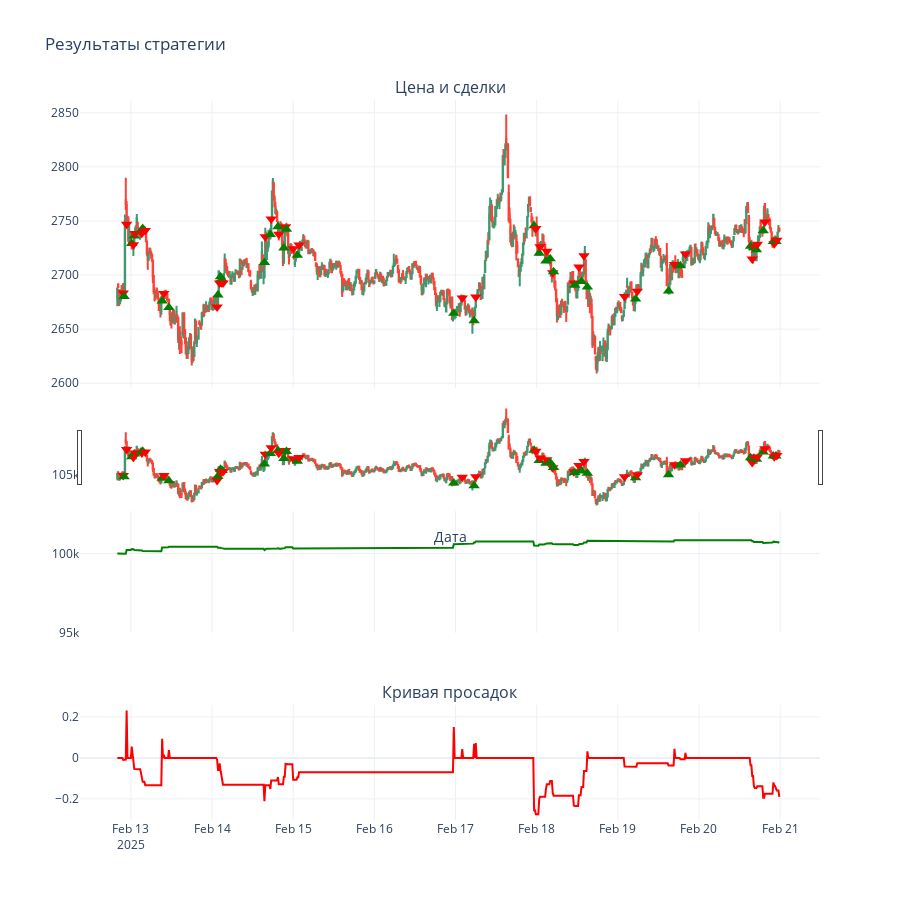

The cell this chart's notebook holds for it:
### Code cell
bt = StrategyTester(trade_final_pred, initial_balance=100000, position_size=0.1)

# Запускаем бэктест
bt.run()
stats = bt.calculate_stats()
StrategyTester.display_stats(stats)

bt.plot()

### Figure 1 — Plotly figure (JSON) as saved in the notebook; plotly's stock layout.template omitted (floating-point values rounded to 4 significant figures; data arrays with more than 128 entries replaced by an {"elided": "..."} marker saying what was removed)
{"data": [{"close": {"elided": "784 float values"}, "high": {"elided": "784 float values"}, "low": {"elided": "784 float values"}, "name": "Цена", "open": {"elided": "784 float values"}, "type": "candlestick", "x": {"elided": "784 str values"}, "xaxis": "x", "yaxis": "y"}, {"marker": {"color": "red", "size": 10, "symbol": "triangle-down"}, "mode": "markers", "name": "Сделка", "type": "scatter", "x": ["2025-02-12T21:45:00+00:00"], "xaxis": "x", "y": [2683.0], "yaxis": "y"}, {"marker": {"color": "green", "size": 10, "symbol": "triangle-up"}, "mode": "markers", "name": "Сделка", "type": "scatter", "x": ["2025-02-12T22:00:00+00:00"], "xaxis": "x", "y": [2680.0], "yaxis": "y"}, {"marker": {"color": "red", "size": 10, "symbol": "triangle-down"}, "mode": "markers", "name": "Сделка", "type": "scatter", "x": ["2025-02-12T22:45:00+00:00"], "xaxis": "x", "y": [2747.0], "yaxis": "y"}, {"marker": {"color": "green", "size": 10, "symbol": "triangle-up"}, "mode": "markers", "name": "Сделка", "type": "scatter", "x": ["2025-02-13T00:15:00+00:00"], "xaxis": "x", "y": [2729.0], "yaxis": "y"}, {"marker": {"color": "red", "size": 10, "symbol": "triangle-down"}, "mode": "markers", "name": "Сделка", "type": "scatter", "x": ["2025-02-13T00:45:00+00:00"], "xaxis": "x", "y": [2728.0], "yaxis": "y"}, {"marker": {"color": "green", "size": 10, "symbol": "triangle-up"}, "mode": "markers", "name": "Сделка", "type": "scatter", "x": ["2025-02-13T01:00:00+00:00"], "xaxis": "x", "y": [2736.0], "yaxis": "y"}, {"marker": {"color": "red", "size": 10, "symbol": "triangle-down"}, "mode": "markers", "name": "Сделка", "type": "scatter", "x": ["2025-02-13T01:15:00+00:00"], "xaxis": "x", "y": [2738.0], "yaxis": "y"}, {"marker": {"color": "green", "size": 10, "symbol": "triangle-up"}, "mode": "markers", "name": "Сделка", "type": "scatter", "x": ["2025-02-13T03:00:00+00:00"], "xaxis": "x", "y": [2741.0], "yaxis": "y"}, {"marker": {"color": "red", "size": 10, "symbol": "triangle-down"}, "mode": "markers", "name": "Сделка", "type": "scatter", "x": ["2025-02-13T03:15:00+00:00"], "xaxis": "x", "y": [2739.0], "yaxis": "y"}, {"marker": {"color": "green", "size": 10, "symbol": "triangle-up"}, "mode": "markers", "name": "Сделка", "type": "scatter", "x": ["2025-02-13T03:30:00+00:00"], "xaxis": "x", "y": [2743.0], "yaxis": "y"}, {"marker": {"color": "red", "size": 10, "symbol": "triangle-down"}, "mode": "markers", "name": "Сделка", "type": "scatter", "x": ["2025-02-13T04:15:00+00:00"], "xaxis": "x", "y": [2741.0], "yaxis": "y"}, {"marker": {"color": "green", "size": 10, "symbol": "triangle-up"}, "mode": "markers", "name": "Сделка", "type": "scatter", "x": ["2025-02-13T09:15:00+00:00"], "xaxis": "x", "y": [2676.0], "yaxis": "y"}, {"marker": {"color": "red", "size": 10, "symbol": "triangle-down"}, "mode": "markers", "name": "Сделка", "type": "scatter", "x": ["2025-02-13T09:45:00+00:00"], "xaxis": "x", "y": [2683.0], "yaxis": "y"}, {"marker": {"color": "green", "size": 10, "symbol": "triangle-up"}, "mode": "markers", "name": "Сделка", "type": "scatter", "x": ["2025-02-13T11:15:00+00:00"], "xaxis": "x", "y": [2670.0], "yaxis": "y"}, {"marker": {"color": "red", "size": 10, "symbol": "triangle-down"}, "mode": "markers", "name": "Сделка", "type": "scatter", "x": ["2025-02-14T01:30:00+00:00"], "xaxis": "x", "y": [2671.0], "yaxis": "y"}, {"marker": {"color": "green", "size": 10, "symbol": "triangle-up"}, "mode": "markers", "name": "Сделка", "type": "scatter", "x": ["2025-02-14T01:45:00+00:00"], "xaxis": "x", "y": [2681.0], "yaxis": "y"}, {"marker": {"color": "red", "size": 10, "symbol": "triangle-down"}, "mode": "markers", "name": "Сделка", "type": "scatter", "x": ["2025-02-14T02:15:00+00:00"], "xaxis": "x", "y": [2693.0], "yaxis": "y"}, {"marker": {"color": "green", "size": 10, "symbol": "triangle-up"}, "mode": "markers", "name": "Сделка", "type": "scatter", "x": ["2025-02-14T02:30:00+00:00"], "xaxis": "x", "y": [2698.0], "yaxis": "y"}, {"marker": {"color": "red", "size": 10, "symbol": "triangle-down"}, "mode": "markers", "name": "Сделка", "type": "scatter", "x": ["2025-02-14T02:45:00+00:00"], "xaxis": "x", "y": [2693.0], "yaxis": "y"}, {"marker": {"color": "green", "size": 10, "symbol": "triangle-up"}, "mode": "markers", "name": "Сделка", "type": "scatter", "x": ["2025-02-14T03:00:00+00:00"], "xaxis": "x", "y": [2696.0], "yaxis": "y"}, {"marker": {"color": "red", "size": 10, "symbol": "triangle-down"}, "mode": "markers", "name": "Сделка", "type": "scatter", "x": ["2025-02-14T03:15:00+00:00"], "xaxis": "x", "y": [2693.0], "yaxis": "y"}, {"marker": {"color": "green", "size": 10, "symbol": "triangle-up"}, "mode": "markers", "name": "Сделка", "type": "scatter", "x": ["2025-02-14T15:30:00+00:00"], "xaxis": "x", "y": [2712.0], "yaxis": "y"}, {"marker": {"color": "red", "size": 10, "symbol": "triangle-down"}, "mode": "markers", "name": "Сделка", "type": "scatter", "x": ["2025-02-14T15:45:00+00:00"], "xaxis": "x", "y": [2735.0], "yaxis": "y"}, {"marker": {"color": "green", "size": 10, "symbol": "triangle-up"}, "mode": "markers", "name": "Сделка", "type": "scatter", "x": ["2025-02-14T17:15:00+00:00"], "xaxis": "x", "y": [2738.0], "yaxis": "y"}, {"marker": {"color": "red", "size": 10, "symbol": "triangle-down"}, "mode": "markers", "name": "Сделка", "type": "scatter", "x": ["2025-02-14T17:30:00+00:00"], "xaxis": "x", "y": [2752.0], "yaxis": "y"}, {"marker": {"color": "green", "size": 10, "symbol": "triangle-up"}, "mode": "markers", "name": "Сделка", "type": "scatter", "x": ["2025-02-14T19:30:00+00:00"], "xaxis": "x", "y": [2745.0], "yaxis": "y"}, {"marker": {"color": "red", "size": 10, "symbol": "triangle-down"}, "mode": "markers", "name": "Сделка", "type": "scatter", "x": ["2025-02-14T19:45:00+00:00"], "xaxis": "x", "y": [2738.0], "yaxis": "y"}, {"marker": {"color": "green", "size": 10, "symbol": "triangle-up"}, "mode": "markers", "name": "Сделка", "type": "scatter", "x": ["2025-02-14T21:15:00+00:00"], "xaxis": "x", "y": [2725.0], "yaxis": "y"}, {"marker": {"color": "red", "size": 10, "symbol": "triangle-down"}, "mode": "markers", "name": "Сделка", "type": "scatter", "x": ["2025-02-14T21:45:00+00:00"], "xaxis": "x", "y": [2745.0], "yaxis": "y"}, {"marker": {"color": "green", "size": 10, "symbol": "triangle-up"}, "mode": "markers", "name": "Сделка", "type": "scatter", "x": ["2025-02-14T22:00:00+00:00"], "xaxis": "x", "y": [2742.0], "yaxis": "y"}, {"marker": {"color": "red", "size": 10, "symbol": "triangle-down"}, "mode": "markers", "name": "Сделка", "type": "scatter", "x": ["2025-02-15T00:00:00+00:00"], "xaxis": "x", "y": [2724.0], "yaxis": "y"}, {"marker": {"color": "green", "size": 10, "symbol": "triangle-up"}, "mode": "markers", "name": "Сделка", "type": "scatter", "x": ["2025-02-15T01:15:00+00:00"], "xaxis": "x", "y": [2718.0], "yaxis": "y"}, {"marker": {"color": "red", "size": 10, "symbol": "triangle-down"}, "mode": "markers", "name": "Сделка", "type": "scatter", "x": ["2025-02-15T01:45:00+00:00"], "xaxis": "x", "y": [2728.0], "yaxis": "y"}, {"marker": {"color": "green", "size": 10, "symbol": "triangle-up"}, "mode": "markers", "name": "Сделка", "type": "scatter", "x": ["2025-02-16T23:30:00+00:00"], "xaxis": "x", "y": [2665.0], "yaxis": "y"}, {"marker": {"color": "red", "size": 10, "symbol": "triangle-down"}, "mode": "markers", "name": "Сделка", "type": "scatter", "x": ["2025-02-17T02:00:00+00:00"], "xaxis": "x", "y": [2679.0], "yaxis": "y"}, {"marker": {"color": "green", "size": 10, "symbol": "triangle-up"}, "mode": "markers", "name": "Сделка", "type": "scatter", "x": ["2025-02-17T05:30:00+00:00"], "xaxis": "x", "y": [2658.0], "yaxis": "y"}, {"marker": {"color": "red", "size": 10, "symbol": "triangle-down"}, "mode": "markers", "name": "Сделка", "type": "scatter", "x": ["2025-02-17T06:00:00+00:00"], "xaxis": "x", "y": [2680.0], "yaxis": "y"}, {"marker": {"color": "green", "size": 10, "symbol": "triangle-up"}, "mode": "markers", "name": "Сделка", "type": "scatter", "x": ["2025-02-17T23:15:00+00:00"], "xaxis": "x", "y": [2746.0], "yaxis": "y"}, {"marker": {"color": "red", "size": 10, "symbol": "triangle-down"}, "mode": "markers", "name": "Сделка", "type": "scatter", "x": ["2025-02-17T23:45:00+00:00"], "xaxis": "x", "y": [2743.0], "yaxis": "y"}, {"marker": {"color": "green", "size": 10, "symbol": "triangle-up"}, "mode": "markers", "name": "Сделка", "type": "scatter", "x": ["2025-02-18T00:45:00+00:00"], "xaxis": "x", "y": [2720.0], "yaxis": "y"}, {"marker": {"color": "red", "size": 10, "symbol": "triangle-down"}, "mode": "markers", "name": "Сделка", "type": "scatter", "x": ["2025-02-18T01:00:00+00:00"], "xaxis": "x", "y": [2726.0], "yaxis": "y"}, {"marker": {"color": "green", "size": 10, "symbol": "triangle-up"}, "mode": "markers", "name": "Сделка", "type": "scatter", "x": ["2025-02-18T02:45:00+00:00"], "xaxis": "x", "y": [2713.0], "yaxis": "y"}, {"marker": {"color": "red", "size": 10, "symbol": "triangle-down"}, "mode": "markers", "name": "Сделка", "type": "scatter", "x": ["2025-02-18T03:00:00+00:00"], "xaxis": "x", "y": [2722.0], "yaxis": "y"}, {"marker": {"color": "green", "size": 10, "symbol": "triangle-up"}, "mode": "markers", "name": "Сделка", "type": "scatter", "x": ["2025-02-18T04:00:00+00:00"], "xaxis": "x", "y": [2715.0], "yaxis": "y"}, {"marker": {"color": "red", "size": 10, "symbol": "triangle-down"}, "mode": "markers", "name": "Сделка", "type": "scatter", "x": ["2025-02-18T04:45:00+00:00"], "xaxis": "x", "y": [2702.0], "yaxis": "y"}, {"marker": {"color": "green", "size": 10, "symbol": "triangle-up"}, "mode": "markers", "name": "Сделка", "type": "scatter", "x": ["2025-02-18T05:00:00+00:00"], "xaxis": "x", "y": [2703.0], "yaxis": "y"}, {"marker": {"color": "red", "size": 10, "symbol": "triangle-down"}, "mode": "markers", "name": "Сделка", "type": "scatter", "x": ["2025-02-18T11:00:00+00:00"], "xaxis": "x", "y": [2693.0], "yaxis": "y"}, {"marker": {"color": "green", "size": 10, "symbol": "triangle-up"}, "mode": "markers", "name": "Сделка", "type": "scatter", "x": ["2025-02-18T11:15:00+00:00"], "xaxis": "x", "y": [2690.0], "yaxis": "y"}, {"marker": {"color": "red", "size": 10, "symbol": "triangle-down"}, "mode": "markers", "name": "Сделка", "type": "scatter", "x": ["2025-02-18T12:30:00+00:00"], "xaxis": "x", "y": [2707.0], "yaxis": "y"}, {"marker": {"color": "green", "size": 10, "symbol": "triangle-up"}, "mode": "markers", "name": "Сделка", "type": "scatter", "x": ["2025-02-18T13:15:00+00:00"], "xaxis": "x", "y": [2694.0], "yaxis": "y"}, {"marker": {"color": "red", "size": 10, "symbol": "triangle-down"}, "mode": "markers", "name": "Сделка", "type": "scatter", "x": ["2025-02-18T14:00:00+00:00"], "xaxis": "x", "y": [2718.0], "yaxis": "y"}, {"marker": {"color": "green", "size": 10, "symbol": "triangle-up"}, "mode": "markers", "name": "Сделка", "type": "scatter", "x": ["2025-02-18T15:00:00+00:00"], "xaxis": "x", "y": [2689.0], "yaxis": "y"}, {"marker": {"color": "red", "size": 10, "symbol": "triangle-down"}, "mode": "markers", "name": "Сделка", "type": "scatter", "x": ["2025-02-19T02:00:00+00:00"], "xaxis": "x", "y": [2680.0], "yaxis": "y"}, {"marker": {"color": "green", "size": 10, "symbol": "triangle-up"}, "mode": "markers", "name": "Сделка", "type": "scatter", "x": ["2025-02-19T05:15:00+00:00"], "xaxis": "x", "y": [2678.0], "yaxis": "y"}, {"marker": {"color": "red", "size": 10, "symbol": "triangle-down"}, "mode": "markers", "name": "Сделка", "type": "scatter", "x": ["2025-02-19T05:45:00+00:00"], "xaxis": "x", "y": [2685.0], "yaxis": "y"}, {"marker": {"color": "green", "size": 10, "symbol": "triangle-up"}, "mode": "markers", "name": "Сделка", "type": "scatter", "x": ["2025-02-19T15:00:00+00:00"], "xaxis": "x", "y": [2685.0], "yaxis": "y"}, {"marker": {"color": "red", "size": 10, "symbol": "triangle-down"}, "mode": "markers", "name": "Сделка", "type": "scatter", "x": ["2025-02-19T16:45:00+00:00"], "xaxis": "x", "y": [2710.0], "yaxis": "y"}, {"marker": {"color": "green", "size": 10, "symbol": "triangle-up"}, "mode": "markers", "name": "Сделка", "type": "scatter", "x": ["2025-02-19T18:30:00+00:00"], "xaxis": "x", "y": [2709.0], "yaxis": "y"}, {"marker": {"color": "red", "size": 10, "symbol": "triangle-down"}, "mode": "markers", "name": "Сделка", "type": "scatter", "x": ["2025-02-19T20:00:00+00:00"], "xaxis": "x", "y": [2720.0], "yaxis": "y"}, {"marker": {"color": "green", "size": 10, "symbol": "triangle-up"}, "mode": "markers", "name": "Сделка", "type": "scatter", "x": ["2025-02-20T15:15:00+00:00"], "xaxis": "x", "y": [2727.0], "yaxis": "y"}, {"marker": {"color": "red", "size": 10, "symbol": "triangle-down"}, "mode": "markers", "name": "Сделка", "type": "scatter", "x": ["2025-02-20T15:45:00+00:00"], "xaxis": "x", "y": [2715.0], "yaxis": "y"}, {"marker": {"color": "green", "size": 10, "symbol": "triangle-up"}, "mode": "markers", "name": "Сделка", "type": "scatter", "x": ["2025-02-20T16:15:00+00:00"], "xaxis": "x", "y": [2725.0], "yaxis": "y"}, {"marker": {"color": "red", "size": 10, "symbol": "triangle-down"}, "mode": "markers", "name": "Сделка", "type": "scatter", "x": ["2025-02-20T16:30:00+00:00"], "xaxis": "x", "y": [2726.0], "yaxis": "y"}, {"marker": {"color": "green", "size": 10, "symbol": "triangle-up"}, "mode": "markers", "name": "Сделка", "type": "scatter", "x": ["2025-02-20T17:00:00+00:00"], "xaxis": "x", "y": [2723.0], "yaxis": "y"}, {"marker": {"color": "red", "size": 10, "symbol": "triangle-down"}, "mode": "markers", "name": "Сделка", "type": "scatter", "x": ["2025-02-20T17:15:00+00:00"], "xaxis": "x", "y": [2728.0], "yaxis": "y"}, {"marker": {"color": "green", "size": 10, "symbol": "triangle-up"}, "mode": "markers", "name": "Сделка", "type": "scatter", "x": ["2025-02-20T19:00:00+00:00"], "xaxis": "x", "y": [2741.0], "yaxis": "y"}, {"marker": {"color": "red", "size": 10, "symbol": "triangle-down"}, "mode": "markers", "name": "Сделка", "type": "scatter", "x": ["2025-02-20T19:30:00+00:00"], "xaxis": "x", "y": [2749.0], "yaxis": "y"}, {"marker": {"color": "green", "size": 10, "symbol": "triangle-up"}, "mode": "markers", "name": "Сделка", "type": "scatter", "x": ["2025-02-20T22:00:00+00:00"], "xaxis": "x", "y": [2731.0], "yaxis": "y"}, {"marker": {"color": "red", "size": 10, "symbol": "triangle-down"}, "mode": "markers", "name": "Сделка", "type": "scatter", "x": ["2025-02-20T22:15:00+00:00"], "xaxis": "x", "y": [2729.0], "yaxis": "y"}, {"marker": {"color": "green", "size": 10, "symbol": "triangle-up"}, "mode": "markers", "name": "Сделка", "type": "scatter", "x": ["2025-02-20T22:45:00+00:00"], "xaxis": "x", "y": [2731.0], "yaxis": "y"}, {"marker": {"color": "red", "size": 10, "symbol": "triangle-down"}, "mode": "markers", "name": "Сделка", "type": "scatter", "x": ["2025-02-20T23:00:00+00:00"], "xaxis": "x", "y": [2732.0], "yaxis": "y"}, {"line": {"color": "green", "width": 2}, "mode": "lines", "name": "Капитал", "type": "scatter", "x": {"elided": "784 str values"}, "xaxis": "x2", "y": {"elided": "784 float values"}, "yaxis": "y2"}, {"line": {"color": "red", "width": 2}, "mode": "lines", "name": "Просадка", "type": "scatter", "x": {"elided": "784 str values"}, "xaxis": "x3", "y": {"elided": "784 float values"}, "yaxis": "y3"}], "layout": {"annotations": [{"font": {"size": 16}, "showarrow": false, "text": "Цена и сделки", "x": 0.5, "xanchor": "center", "xref": "paper", "y": 1, "yanchor": "bottom", "yref": "paper"}, {"font": {"size": 16}, "showarrow": false, "text": "Кривая капитала", "x": 0.5, "xanchor": "center", "xref": "paper", "y": 0.5, "yanchor": "bottom", "yref": "paper"}, {"font": {"size": 16}, "showarrow": false, "text": "Кривая просадок", "x": 0.5, "xanchor": "center", "xref": "paper", "y": 0.16, "yanchor": "bottom", "yref": "paper"}], "height": 900, "showlegend": false, "title": {"text": "Результаты стратегии"}, "xaxis": {"anchor": "y", "domain": [0, 1], "matches": "x3", "showticklabels": false, "title": {"text": "Дата"}}, "xaxis2": {"anchor": "y2", "domain": [0, 1], "matches": "x3", "showticklabels": false}, "xaxis3": {"anchor": "y3", "domain": [0, 1]}, "yaxis": {"anchor": "x", "domain": [0.6, 1]}, "yaxis2": {"anchor": "x2", "domain": [0.26, 0.5], "range": [94990.0, 105900.0]}, "yaxis3": {"anchor": "x3", "domain": [0, 0.16]}}}
